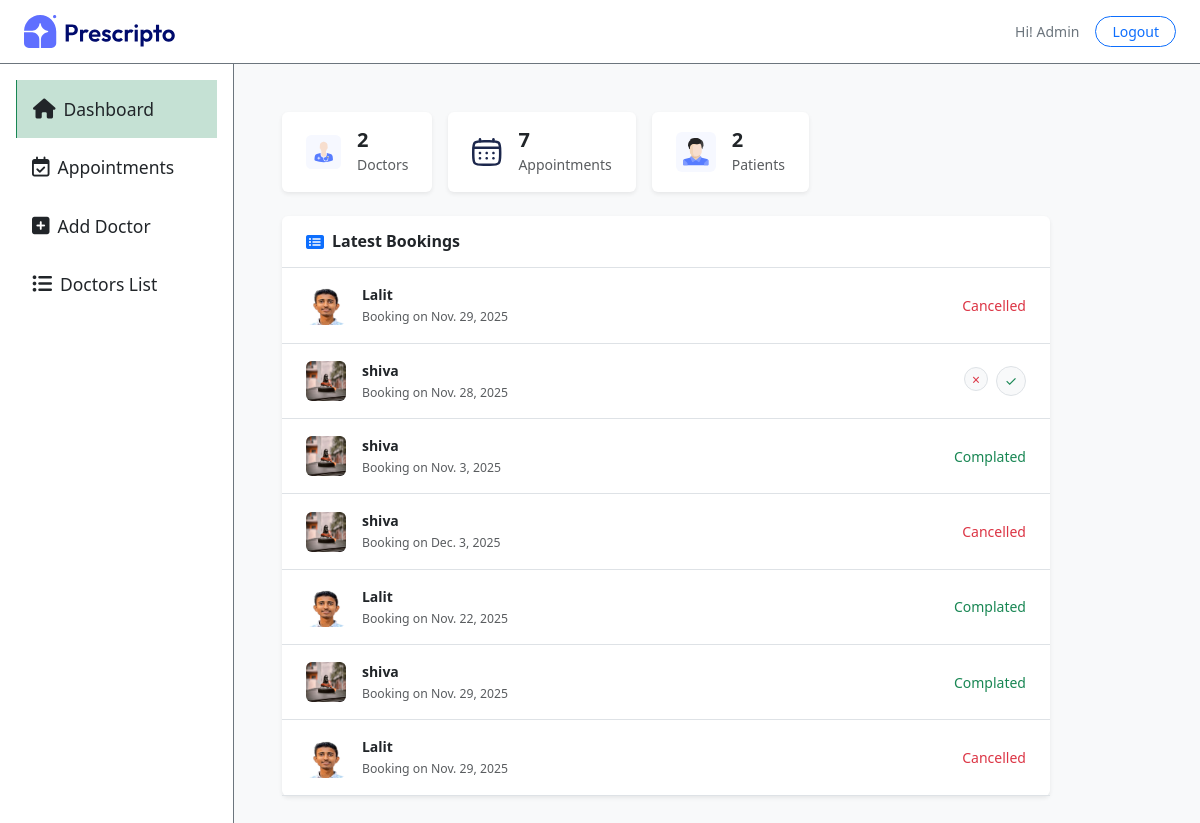
The app's page /dash_admin/ (signed in), older data.
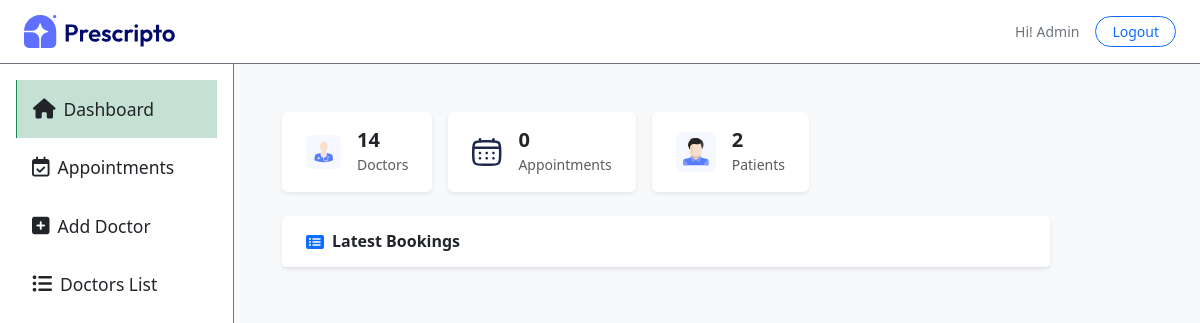
The same page, newer data.
### appointment/models.py (models this page shows, shortened)
class Appointment(models.Model):
    STATUS_CHOICES = (
        ('Pending', 'Pending'),
        ('Approved', 'Approved'),
        ('Cancelled', 'Cancelled'),
    )
    user = models.ForeignKey(Patients, on_delete=models.CASCADE)
    doctor = models.ForeignKey(Doctor, on_delete=models.CASCADE)
    appointment_date = models.DateField()
    appointment_time = models.TimeField()
    status = models.CharField(max_length=10, choices=STATUS_CHOICES, default='Pending')
    created_at = models.DateTimeField(auto_now_add=True)

class Doctor(models.Model):
    image = models.ImageField(upload_to='doctor_image')
    name = models.CharField(max_length=100)
    email = models.EmailField()
    username = models.CharField(max_length=255, unique=True)
    password = models.CharField(max_length=100)
    experience = models.IntegerField()
    fees = models.FloatField()
    category = models.ForeignKey(Category, on_delete=models.CASCADE)
    degree = models.CharField(max_length=50)
    about = models.TextField()
    address = models.TextField()

### appointment/views.py (the view)
# urls.py: path('dash_admin/', views.dash_admin, name='dash_admin'),
@login_required(login_url=('/dash_login'))
def dash_admin(request):
    if request.user.is_superuser:
        total_doctors = Doctor.objects.count()
        appointment_total = Appointment.objects.count()
        total_patients = Patients.objects.count()
        latest_appointments = Appointment.objects.all().order_by('-created_at')[:10]
        return render(request, 'dashboard/index.html', {'action': 'admin', "role" : "admin", 'total_doctors': total_doctors, 'appointment_total': appointment_total, 'total_patients': total_patients, 'appointments': latest_appointments})
    return redirect(dash_login)

### templates/dashboard/index.html (shortened to what this page needs)
{% extends "dashboard/layout.html" %}
{% load static %}
{% block contant %}
<section class="flex-grow p-5 bg-light w-100">
    {% if role == 'admin' %}
        <div class="d-flex flex-wrap gap-3 mb-4">
            <div class="d-flex align-items-center bg-white rounded px-4 py-2 shadow-sm min-w-160">
                <img src="{% static "assets/assets_admin/doctor_icon.svg" %}" width="35" class="me-3" />
                <div>
                    <p class="h5 fw-semibold text-dark mb-0">{{ total_doctors }}</p>
                    <small class="text-muted">Doctors</small>
                </div>
            </div>
            <div class="d-flex align-items-center bg-white rounded px-4 py-3 shadow-sm min-w-160">
                <img src="{% static "assets/assets_admin/appointment_icon.svg" %}" width="30" class="me-3" />
                <div>
                    <p class="h5 fw-semibold text-dark mb-0">{{ appointment_total }}</p>
                    <small class="text-muted">Appointments</small>
                </div>
            </div>
            <div class="d-flex align-items-center bg-white rounded px-4 py-3 shadow-sm min-w-160">
                <img src="{% static "assets/assets_admin/patients_icon.svg" %}" width="40" height="40" class="me-3" />
                <div>
                    <p class="h5 fw-semibold text-dark mb-0">{{ total_patients }}</p>
                    <small class="text-muted">Patients</small>
                </div>
            </div>
        </div>
    {% endif %}
    <div class="bg-white rounded shadow-sm" style="max-width: 768px;">
        <div class="d-flex align-items-center border-bottom px-4 py-3">
            <i class="fas fa-list-alt text-primary me-2"></i>
            <h6 class="mb-0 fw-semibold text-dark">
                {% if role == 'admin' %} Latest Bookings {% else %} Your Recent Appointments {% endif %}
            </h6>
        </div>
        <ul class="list-unstyled mb-0">
            {% for appointment in appointments %}
                <li class="d-flex justify-content-between align-items-center px-4 py-3 border-bottom">
                    <div class="d-flex align-items-center">
                        <img src="{{ appointment.doctor.image.url }}" class="rounded me-3" width="40" height="40" />
                        <div class="small text-dark">
                            <p class="mb-0 fw-semibold">{{ appointment.doctor.name }}</p>
                            <small class="text-muted">Booking on {{ appointment.appointment_date }}</small>
                        </div>
                    </div>
                    {% if appointment.status == 'Pending' %}
                        <div class='d-flex justify-content-center'>
                            <form method="post" action="{% url 'cancel_appointment' appointment.id %}">
                                <button class="btn btn-sm btn-light border text-danger rounded-circle p-0 me-2" style="width: 24px; height: 24px;">×</button>
                            </form>
                            <form method="post" action="{% url 'approved_appointment' appointment.id %}">
                                <button class="btn btn-sm btn-light border text-success rounded-circle p-0" style="width: 30px; height: 30px;">✓</button>
                            </form>
                        </div>
                    {% elif appointment.status == 'Approved' %}
                        <p class="text-success m-0 small">Complated</p>
                    {% else %}
                        <p class="text-danger m-0 small">Cancelled</p>
                    {% endif %}
                </li>
            {% endfor %}
        </ul>
    </div>
</section>
{% endblock %}

Row changes from the older to the newer data that the page shows:
removed Appointment: doctor.image (picture), doctor.name "Lalit", appointment_date "Nov. 29, 2025", status "Cancelled"
removed Appointment: doctor.image (picture), doctor.name "shiva", appointment_date "Nov. 28, 2025"
removed Appointment: doctor.image (picture), doctor.name "shiva", appointment_date "Nov. 3, 2025", status "Complated"
removed Appointment: doctor.image (picture), doctor.name "shiva", appointment_date "Dec. 3, 2025", status "Cancelled"
removed Appointment: doctor.image (picture), doctor.name "Lalit", appointment_date "Nov. 22, 2025", status "Complated"
removed Appointment: doctor.image (picture), doctor.name "shiva", appointment_date "Nov. 29, 2025", status "Complated"
removed Appointment: doctor.image (picture), doctor.name "Lalit", appointment_date "Nov. 29, 2025", status "Cancelled"
Text that changed along with them:
{{ total_doctors }}: "2" → "14"
{{ appointment_total }}: "7" → "0"
